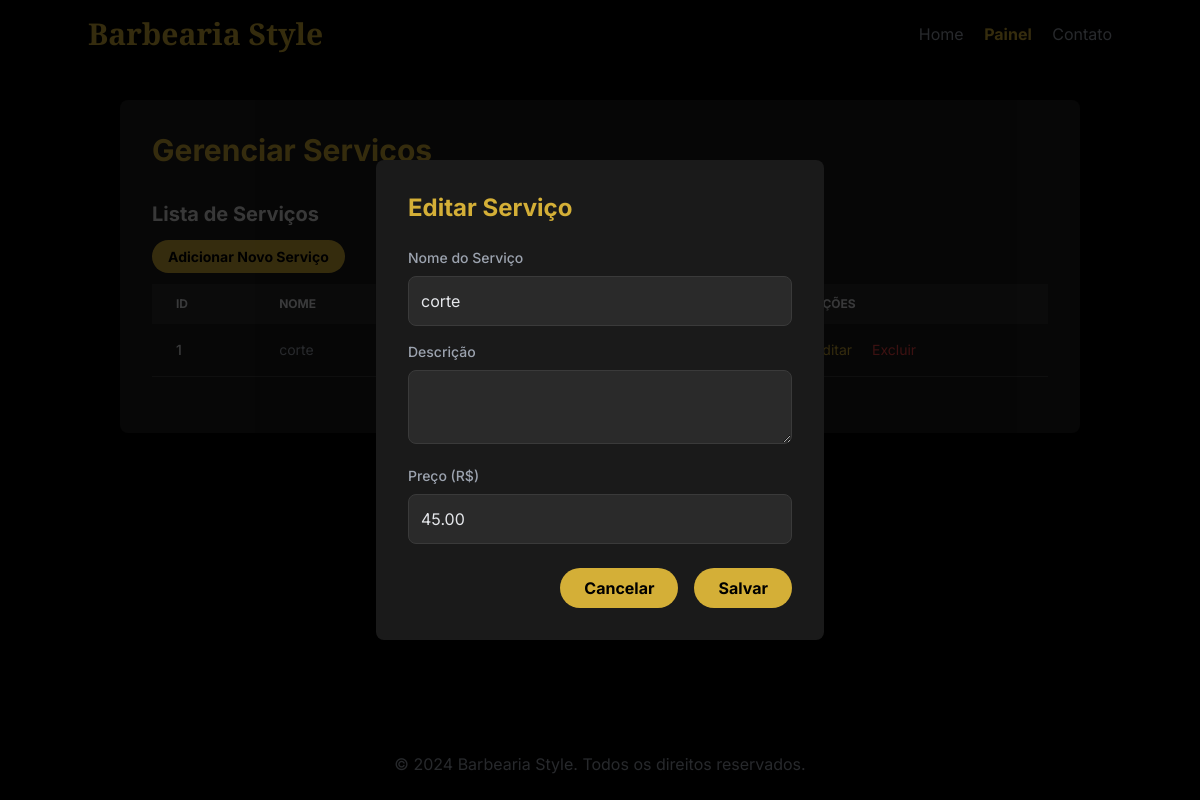
The page /servicos?editar_id=1 on the database its author committed.
### tables this page shows
CREATE TABLE servicos
                 (
                     id
                     INTEGER
                     PRIMARY
                     KEY
                     AUTOINCREMENT,
                     nome
                     TEXT
                     NOT
                     NULL,
                     descricao
                     TEXT,
                     preco
                     REAL
                 );

### app.py (the view, shortened to what this page needs)
@app.route('/servicos', methods=['GET', 'POST'])
def gerenciar_servicos():
    conn = get_db_connection()
    servico_editar = None
    if 'editar_id' in request.args:
        servico_editar = conn.execute('SELECT * FROM servicos WHERE id = ?',
                                      (request.args.get('editar_id'),)).fetchone()
    servicos = conn.execute('SELECT * FROM servicos').fetchall()
    conn.close()
    return render_template('gerenciar_servicos.html', servicos=servicos, servico_editar=servico_editar)

### app.py (called while the page is built)
def get_db_connection():
    conn = sqlite3.connect('database.db')
    conn.row_factory = sqlite3.Row
    return conn

### templates/gerenciar_servicos.html (shortened to what this page needs)
<!DOCTYPE html>
<html lang="pt-BR">
<head>
    <script src="https://cdn.tailwindcss.com"></script>
</head>
<body class="antialiased flex flex-col min-h-screen">
    <header class="p-4 bg-black shadow-md">
        <nav class="container mx-auto flex justify-between items-center">
            <h1 class="text-3xl font-bold text-primary cinzel-font">Barbearia Style</h1>
            <div class="space-x-4">
                <a href="{{ url_for('home') }}" class="text-gray-400 hover:text-primary transition-colors duration-200">Home</a>
                <a href="{{ url_for('admin') }}" class="text-primary font-bold">Painel</a>
                <a href="{{ url_for('configuracoes') }}" class="text-gray-400 hover:text-primary transition-colors duration-200">Contato</a>
            </div>
        </nav>
    </header>
    <main class="flex-grow p-8 container mx-auto">
        <div class="bg-card p-8 rounded-lg shadow-2xl">
            <h2 class="text-3xl font-bold text-primary mb-8">Gerenciar Serviços</h2>
            <div class="mb-6">
                <h3 class="text-xl font-bold mb-4">Lista de Serviços</h3>
                <a href="{{ url_for('gerenciar_servicos', adicionar_servico=True) }}" class="btn-primary px-4 py-2 rounded-full text-sm">Adicionar Novo Serviço</a>
                <div class="overflow-x-auto mt-4">
                    <table class="w-full text-sm text-left text-gray-400">
                        <thead class="text-xs text-gray-200 uppercase bg-[#2a2a2a]">
                            <tr>
                                <th scope="col" class="py-3 px-6">ID</th>
                                <th scope="col" class="py-3 px-6">Nome</th>
                                <th scope="col" class="py-3 px-6">Descrição</th>
                                <th scope="col" class="py-3 px-6">Preço</th>
                                <th scope="col" class="py-3 px-6">Ações</th>
                            </tr>
                        </thead>
                        <tbody>
                            {% for servico in servicos %}
                            <tr class="bg-card border-b border-[#3a3a3a]">
                                <td class="py-4 px-6 font-medium text-gray-200">{{ servico['id'] }}</td>
                                <td class="py-4 px-6">{{ servico['nome'] }}</td>
                                <td class="py-4 px-6">{{ servico['descricao'] }}</td>
                                <td class="py-4 px-6">R$ {{ "%.2f"|format(servico['preco']) }}</td>
                                <td class="py-4 px-6">
                                    <a href="{{ url_for('gerenciar_servicos', editar_id=servico['id']) }}" class="text-primary hover:underline mr-4">Editar</a>
                                    <a href="{{ url_for('gerenciar_servicos', excluir_servico=servico['id']) }}" class="text-red-500 hover:underline">Excluir</a>
                                </td>
                            </tr>
                            {% endfor %}
                        </tbody>
                    </table>
                </div>
            </div>
            {% if request.args.get('adicionar_servico') or request.args.get('editar_id') %}
            <div class="fixed inset-0 bg-black bg-opacity-75 flex items-center justify-center p-4 modal">
                <div class="bg-card p-8 rounded-lg shadow-2xl max-w-md w-full">
                    <h3 class="text-2xl font-bold text-primary mb-6">{{ 'Adicionar Novo Serviço' if request.args.get('adicionar_servico') else 'Editar Serviço' }}</h3>
                    <form action="{{ url_for('gerenciar_servicos') }}" method="post">
                        <div class="mb-4">
                            <label for="nome" class="block text-sm font-medium text-gray-400 mb-2">Nome do Serviço</label>
                            <input type="text" id="nome" name="nome" value="{{ servico_editar['nome'] if request.args.get('editar_id') else '' }}" class="w-full p-3 bg-[#2a2a2a] text-gray-200 border border-[#3a3a3a] rounded-lg focus:outline-none focus:ring-2 focus:ring-[#D4AF37]" required>
                        </div>
                        <div class="mb-4">
                            <label for="descricao" class="block text-sm font-medium text-gray-400 mb-2">Descrição</label>
                            <textarea id="descricao" name="descricao" class="w-full p-3 bg-[#2a2a2a] text-gray-200 border border-[#3a3a3a] rounded-lg focus:outline-none focus:ring-2 focus:ring-[#D4AF37]">{{ servico_editar['descricao'] if request.args.get('editar_id') else '' }}</textarea>
                        </div>
                        <div class="mb-6">
                            <label for="preco" class="block text-sm font-medium text-gray-400 mb-2">Preço (R$)</label>
                            <input type="number" step="0.01" id="preco" name="preco" value="{{ "%.2f"|format(servico_editar['preco']) if request.args.get('editar_id') else '' }}" class="w-full p-3 bg-[#2a2a2a] text-gray-200 border border-[#3a3a3a] rounded-lg focus:outline-none focus:ring-2 focus:ring-[#D4AF37]" required>
                        </div>
                        <div class="flex justify-end space-x-4">
                            <a href="{{ url_for('gerenciar_servicos') }}" class="btn-primary px-6 py-2 rounded-full">Cancelar</a>
                            <button type="submit" class="btn-primary px-6 py-2 rounded-full">{{ 'Salvar' if request.args.get('editar_id') else 'Adicionar' }}</button>
                        </div>
                    </form>
                </div>
            </div>
            {% endif %}
        </div>
    </main>
    <footer class="p-6 text-center text-gray-400 bg-black mt-auto">
        <p>&copy; 2024 Barbearia Style. Todos os direitos reservados.</p>
    </footer>
</body>
</html>

### templates/gerenciar_servicos.html (style rules this page uses)
body { font-family: 'Inter', sans-serif; background-color: #000000; color: #E0E0E0; }
.cinzel-font { font-family: 'Cinzel', serif; }
.text-primary { color: #D4AF37; }
.bg-card { background-color: #1a1a1a; }
.btn-primary { background-color: #D4AF37; color: #000000; font-weight: 700; transition: background-color 0.2s; }
.modal { transition: opacity 0.3s ease-in-out; }

### rows shown on the page
servicos: id "1", nome "corte", preco "45.00"

### other values the page prints
{{ 'Salvar' if request.args.get('editar_id') else 'Adicionar' }} "Salvar"
